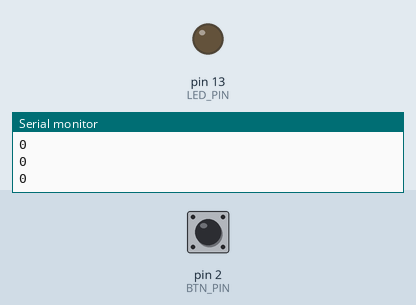
The sketch below on a simulated Arduino Uno, built with avr-gcc and run on an emulated ATmega328P. Shown: output pins drawn as LEDs (lit = HIGH), the last lines printed to the serial monitor. The inputs (shaded band) are chosen by the test bench; at power-on: pin 2 (BTN_PIN) HIGH.

Above: at 1.2 s.
1.3 s: pin 2 (BTN_PIN) pulled LOW for 0.15 s
At 1.37 s:
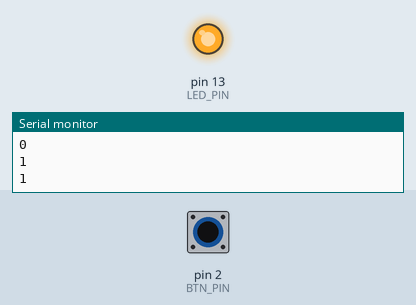
2.9 s: pin 2 (BTN_PIN) pulled LOW for 3.2 s
At 7.5 s:
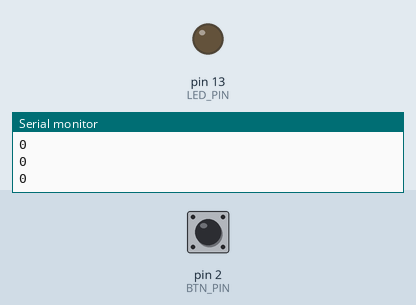
Timing chart, 0 to 9.0 s (numbered marks = the images above; inputs shaded):
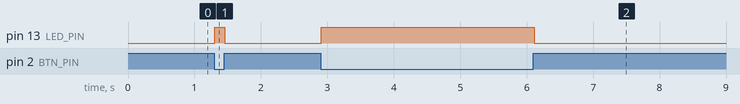

The sketch:

05_push_button.ino
```cpp
// 코아랩 파이썬 x 아두이노 - 05 푸시버튼
const int BTN_PIN = 2;
const int LED_PIN = 13;

void setup() {
  pinMode(BTN_PIN, INPUT_PULLUP);
  pinMode(LED_PIN, OUTPUT);
  Serial.begin(9600);
}

void loop() {
  int pressed = (digitalRead(BTN_PIN) == LOW);
  digitalWrite(LED_PIN, pressed);
  Serial.println(pressed);
  delay(50);
}
```

Measured:
- after the input at 1.3 s, pin 13 (LED_PIN): LOW → HIGH at once, → LOW 0.15 s later
- after the input at 2.9 s, pin 13 (LED_PIN): LOW → HIGH at once, → LOW 3.2 s later
